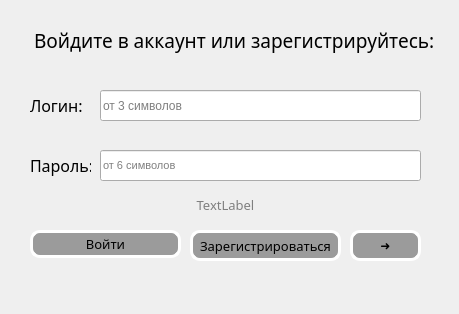
<?xml version="1.0" encoding="UTF-8"?>
<ui version="4.0">
 <class>Form</class>
 <widget class="QWidget" name="Form">
  <property name="geometry">
   <rect>
    <x>0</x>
    <y>0</y>
    <width>459</width>
    <height>314</height>
   </rect>
  </property>
  <property name="windowTitle">
   <string>Form</string>
  </property>
  <widget class="QLabel" name="label">
   <property name="geometry">
    <rect>
     <x>34</x>
     <y>20</y>
     <width>401</width>
     <height>41</height>
    </rect>
   </property>
   <property name="font">
    <font>
     <family>Bahnschrift Light SemiCondensed</family>
     <pointsize>14</pointsize>
    </font>
   </property>
   <property name="text">
    <string>Войдите в аккаунт или зарегистрируйтесь:</string>
   </property>
  </widget>
  <widget class="QLabel" name="label_2">
   <property name="geometry">
    <rect>
     <x>30</x>
     <y>90</y>
     <width>61</width>
     <height>31</height>
    </rect>
   </property>
   <property name="font">
    <font>
     <family>Bahnschrift Light SemiCondensed</family>
     <pointsize>12</pointsize>
    </font>
   </property>
   <property name="text">
    <string>Логин:</string>
   </property>
  </widget>
  <widget class="QLabel" name="label_3">
   <property name="geometry">
    <rect>
     <x>30</x>
     <y>150</y>
     <width>61</width>
     <height>31</height>
    </rect>
   </property>
   <property name="font">
    <font>
     <family>Bahnschrift Light SemiCondensed</family>
     <pointsize>12</pointsize>
    </font>
   </property>
   <property name="text">
    <string>Пароль:</string>
   </property>
  </widget>
  <widget class="QLineEdit" name="login">
   <property name="geometry">
    <rect>
     <x>100</x>
     <y>90</y>
     <width>321</width>
     <height>31</height>
    </rect>
   </property>
   <property name="placeholderText">
    <string>от 3 символов</string>
   </property>
  </widget>
  <widget class="QLineEdit" name="password">
   <property name="geometry">
    <rect>
     <x>100</x>
     <y>150</y>
     <width>321</width>
     <height>31</height>
    </rect>
   </property>
   <property name="font">
    <font>
     <pointsize>8</pointsize>
    </font>
   </property>
   <property name="echoMode">
    <enum>QLineEdit::Password</enum>
   </property>
   <property name="placeholderText">
    <string>от 6 символов</string>
   </property>
  </widget>
  <widget class="QPushButton" name="log_in_button">
   <property name="geometry">
    <rect>
     <x>30</x>
     <y>230</y>
     <width>151</width>
     <height>28</height>
    </rect>
   </property>
   <property name="font">
    <font>
     <family>Bahnschrift Light SemiCondensed</family>
     <pointsize>10</pointsize>
    </font>
   </property>
   <property name="styleSheet">
    <string notr="true">border-radius: 10px; border: 3px solid white;  background-color: rgb(155, 155, 155)</string>
   </property>
   <property name="text">
    <string>Войти</string>
   </property>
  </widget>
  <widget class="QPushButton" name="sign_up_button">
   <property name="geometry">
    <rect>
     <x>190</x>
     <y>230</y>
     <width>151</width>
     <height>31</height>
    </rect>
   </property>
   <property name="font">
    <font>
     <family>Bahnschrift Light SemiCondensed</family>
     <pointsize>10</pointsize>
    </font>
   </property>
   <property name="styleSheet">
    <string notr="true">border-radius: 10px; border: 3px solid white;  background-color: rgb(155, 155, 155)</string>
   </property>
   <property name="text">
    <string>Зарегистрироваться</string>
   </property>
  </widget>
  <widget class="QLabel" name="label_4">
   <property name="geometry">
    <rect>
     <x>-6</x>
     <y>-5</y>
     <width>491</width>
     <height>321</height>
    </rect>
   </property>
   <property name="text">
    <string/>
   </property>
   <property name="pixmap">
    <pixmap>../../OneDrive/Рабочий стол/дизайн готовый2.png</pixmap>
   </property>
  </widget>
  <widget class="QPushButton" name="next_button">
   <property name="geometry">
    <rect>
     <x>350</x>
     <y>230</y>
     <width>71</width>
     <height>31</height>
    </rect>
   </property>
   <property name="font">
    <font>
     <family>Bahnschrift Light SemiCondensed</family>
    </font>
   </property>
   <property name="styleSheet">
    <string notr="true">border-radius: 10px; border: 3px solid white;  background-color: rgb(155, 155, 155)</string>
   </property>
   <property name="text">
    <string>➜</string>
   </property>
  </widget>
  <widget class="QLabel" name="error_message_label">
   <property name="geometry">
    <rect>
     <x>30</x>
     <y>189</y>
     <width>391</width>
     <height>31</height>
    </rect>
   </property>
   <property name="font">
    <font>
     <family>Bahnschrift Light SemiCondensed</family>
     <pointsize>10</pointsize>
    </font>
   </property>
   <property name="styleSheet">
    <string notr="true">color: rgb(127, 127, 127)</string>
   </property>
   <property name="text">
    <string>TextLabel</string>
   </property>
   <property name="alignment">
    <set>Qt::AlignCenter</set>
   </property>
  </widget>
  <zorder>label_4</zorder>
  <zorder>label</zorder>
  <zorder>label_2</zorder>
  <zorder>label_3</zorder>
  <zorder>login</zorder>
  <zorder>password</zorder>
  <zorder>log_in_button</zorder>
  <zorder>sign_up_button</zorder>
  <zorder>next_button</zorder>
  <zorder>error_message_label</zorder>
 </widget>
 <resources/>
 <connections/>
</ui>
